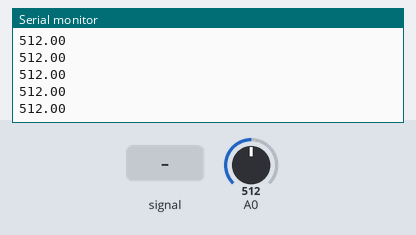
The sketch below on a simulated Arduino Uno, built with avr-gcc and run on an emulated ATmega328P. Parts: the last lines printed to the serial monitor. The inputs (shaded band) are chosen by the test bench; at power-on: A0 = 512.

Above: at 1.2 s.
1.3 s: A0 fed a 200 Hz sine of ±81 counts around its level
At 1.38 s:
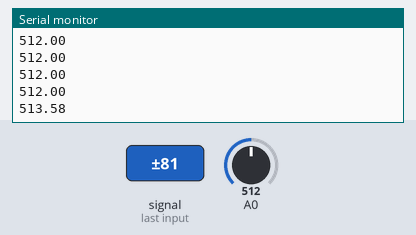
2.8 s: A0 set to 716
At 2.84 s:
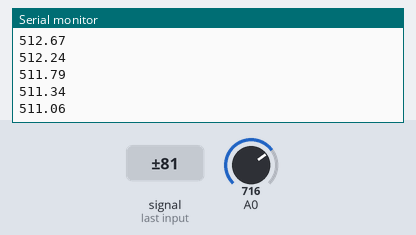
4.3 s: A0 fed a 1000 Hz sine of ±255 counts around its level
At 4.37 s:
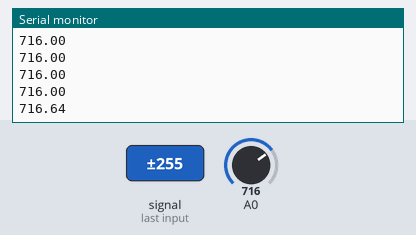
5.8 s: A0 set to 900
At 5.84 s:
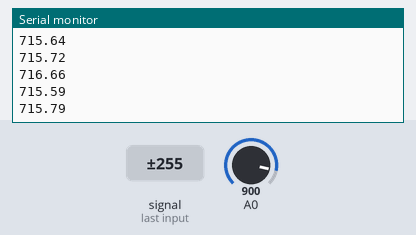
Timing chart, 0 to 8.3 s (numbered marks = the images above; inputs shaded):
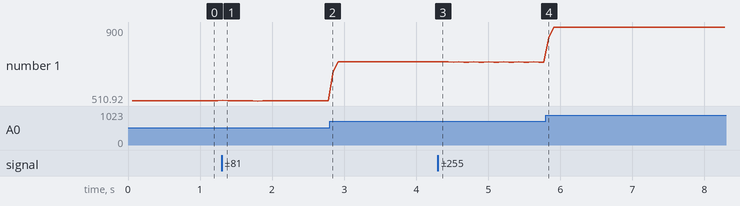

Measured:
- after the input at 1.3 s, the serial monitor: prints a new line at once (image 1)
- after the input at 4.3 s, the serial monitor: prints a new line at once (image 3)
- plotted number 1: 512 → 511.06 after the input at 1.3 s, 511.06 → 716 after the input at 2.8 s, 716 → 715.79 after the input at 4.3 s, 715.79 → 900 after the input at 5.8 s

The sketch:

sensor_test.ino
```cpp
// Simple sketch to test the sensor

void setup() {

  Serial.begin(115200);
}

void loop() {

  Serial.println(getSensorValue(A0));
  delay(10);

}

// Get the reading from the current sensor
float getSensorValue(int pin)
{
  int sensorValue;
  float avgSensor = 0;
  int nb_measurements = 500;
  for (int i = 0; i < nb_measurements; i++) {
    sensorValue = analogRead(pin);
    avgSensor = avgSensor + float(sensorValue);
  }
  avgSensor = avgSensor/float(nb_measurements);
  return avgSensor;
}
```
